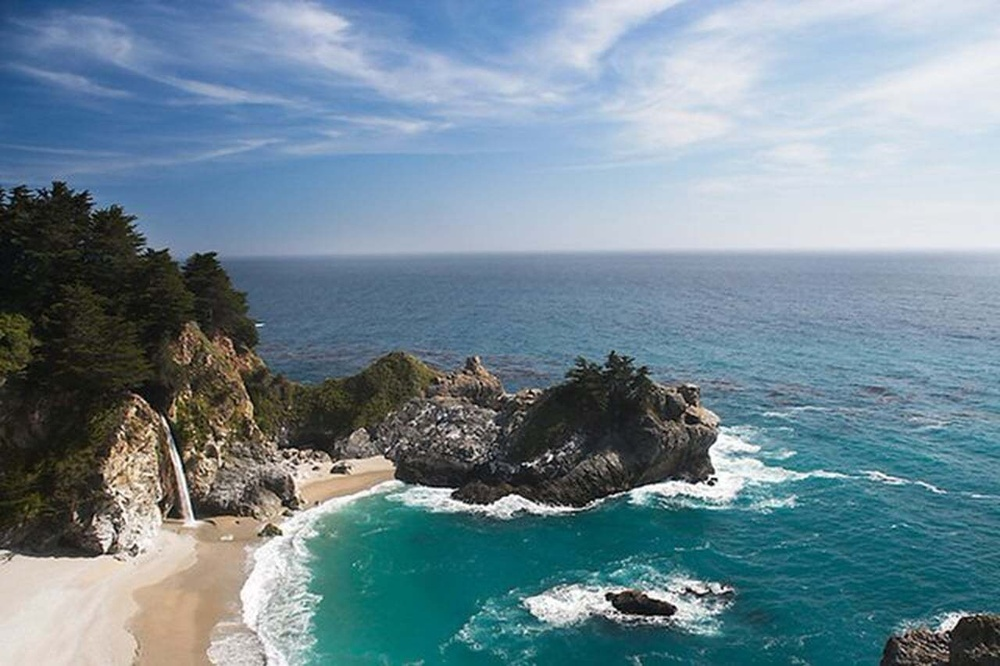
#> input picture lab08/data/sea.jpg, 1000 x 666 px, shrunk from 1280 x 853 before the run
$ python calcEnergy.py
#> lines starting #> are read from the running program, lines starting #| are printed output that depends on the picture
#> further down, I is the input picture: shape (666, 1000, 3); mean B, G, R 148.4, 136.4, 113.2
import cv2
import numpy as np
import matplotlib.pyplot as plt
import os

def calcEnergy(I):
    """
    Sum up the energy for each channel
    """
    I = I.astype(np.float64)
    dx = np.array([[-1, 0, 1],
                   [-1, 0, 1],
                   [-1, 0, 1]], dtype=np.float64)
    dy = dx.T  # vertical gradient filter

    ############### YOUR CODE HERE ###############
    R, G, B = I[:,:,0], I[:,:,1], I[:,:,2]
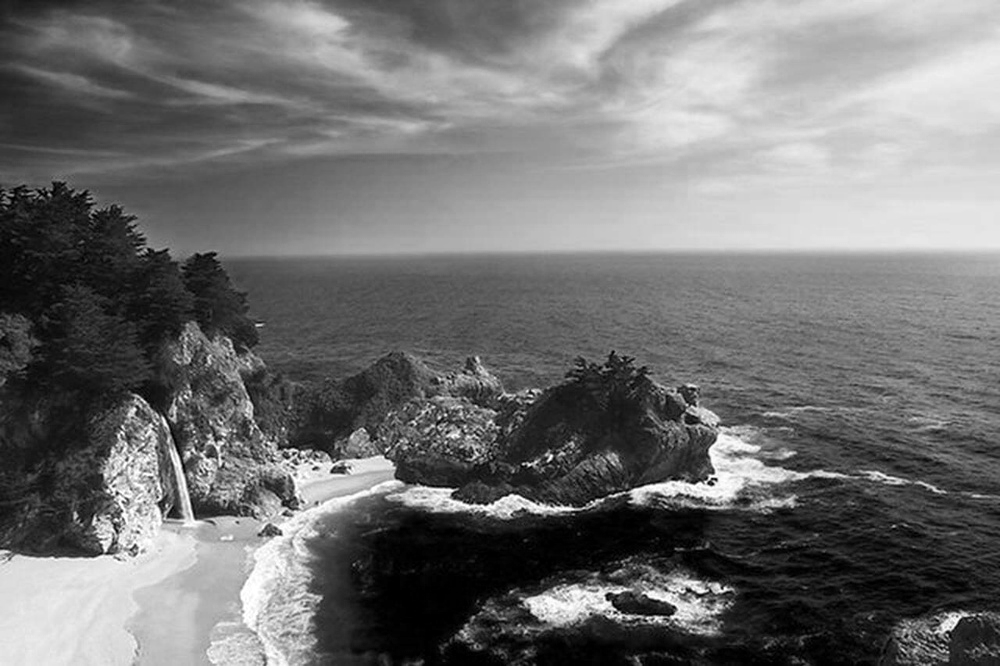
#> R: shape (666, 1000) float64; min 0, max 255, mean 113.2
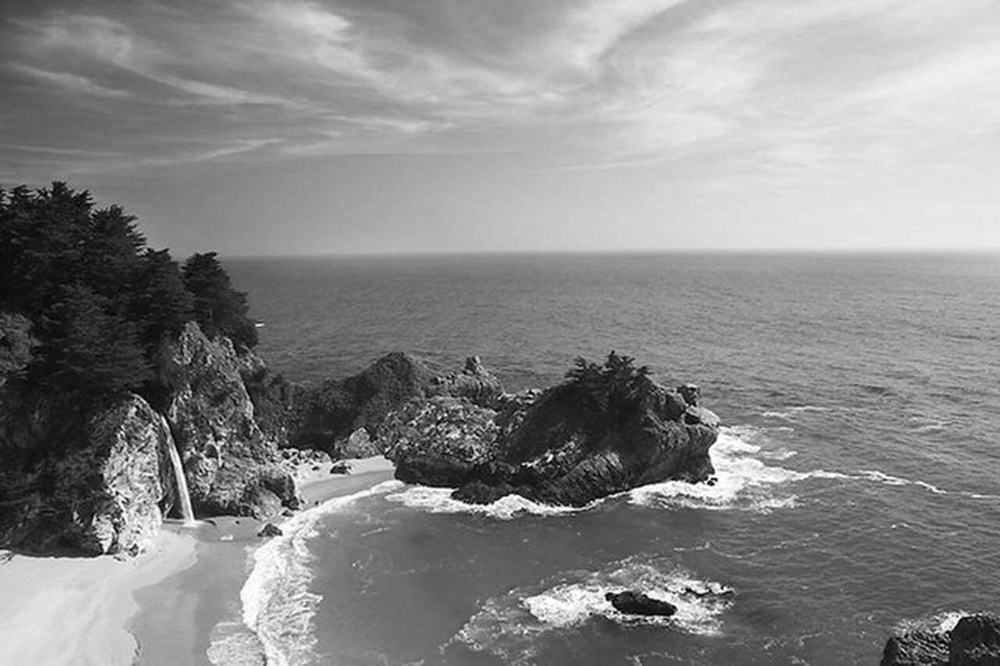
#> G: shape (666, 1000) float64; min 0, max 255, mean 136.4
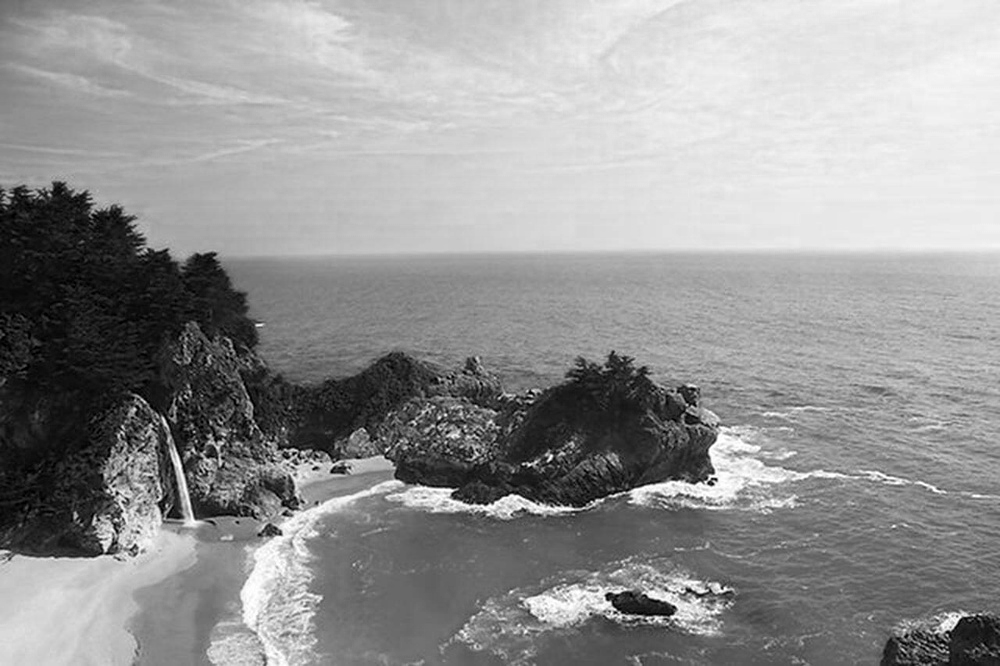
#> B: shape (666, 1000) float64; min 0, max 255, mean 148.4

    dIrx = cv2.filter2D(R, -1, dx, borderType=cv2.BORDER_REFLECT_101)
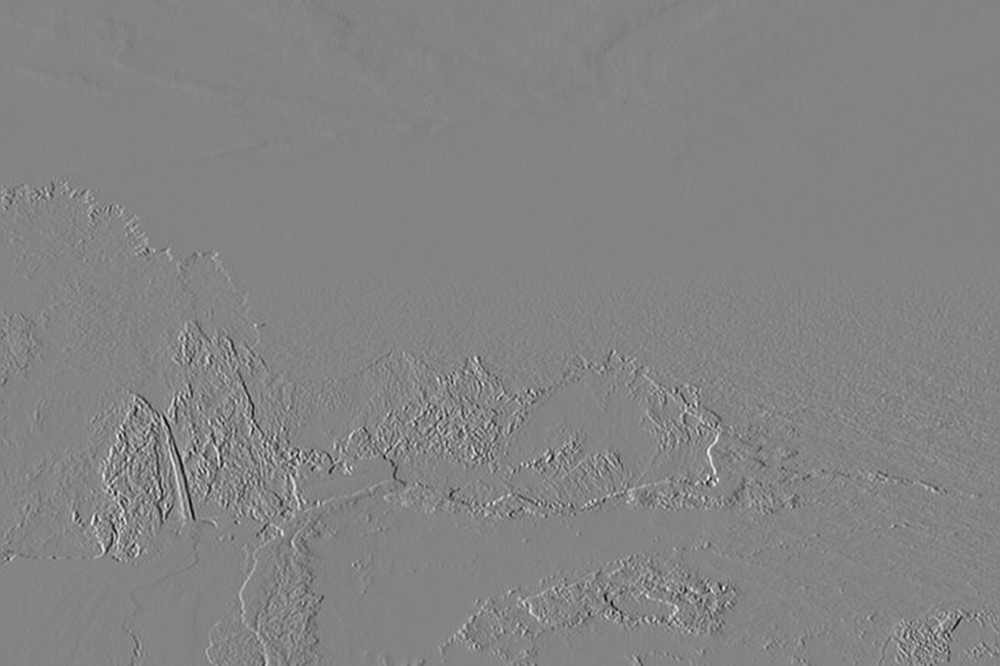
#> dIrx: shape (666, 1000) float64; min -604, max 563, mean 0.4; drawn with min black and max white
    dIry = cv2.filter2D(R, -1, dy, borderType=cv2.BORDER_REFLECT_101)
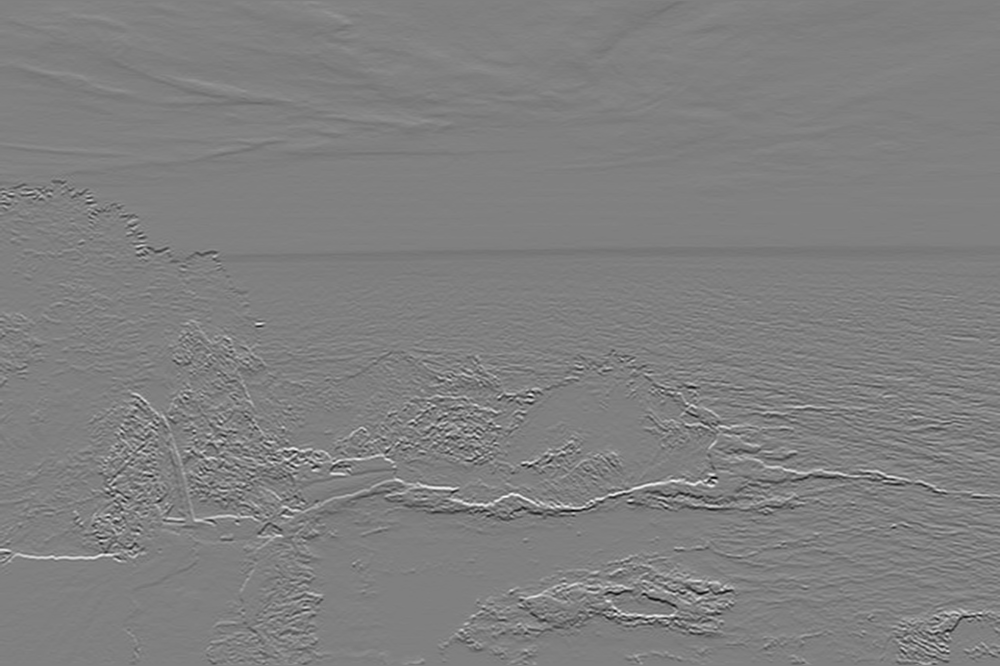
#> dIry: shape (666, 1000) float64; min -639, max 632, mean -0.5; drawn with min black and max white

    dIgx = cv2.filter2D(G, -1, dx, borderType=cv2.BORDER_REFLECT_101)
    dIgy = cv2.filter2D(G, -1, dy, borderType=cv2.BORDER_REFLECT_101)

    dIbx = cv2.filter2D(B, -1, dx, borderType=cv2.BORDER_REFLECT_101)
    dIby = cv2.filter2D(B, -1, dy, borderType=cv2.BORDER_REFLECT_101)

    energy = np.abs(dIrx) + np.abs(dIry) + np.abs(dIgx) + np.abs(dIgy) + np.abs(dIbx) + np.abs(dIby)
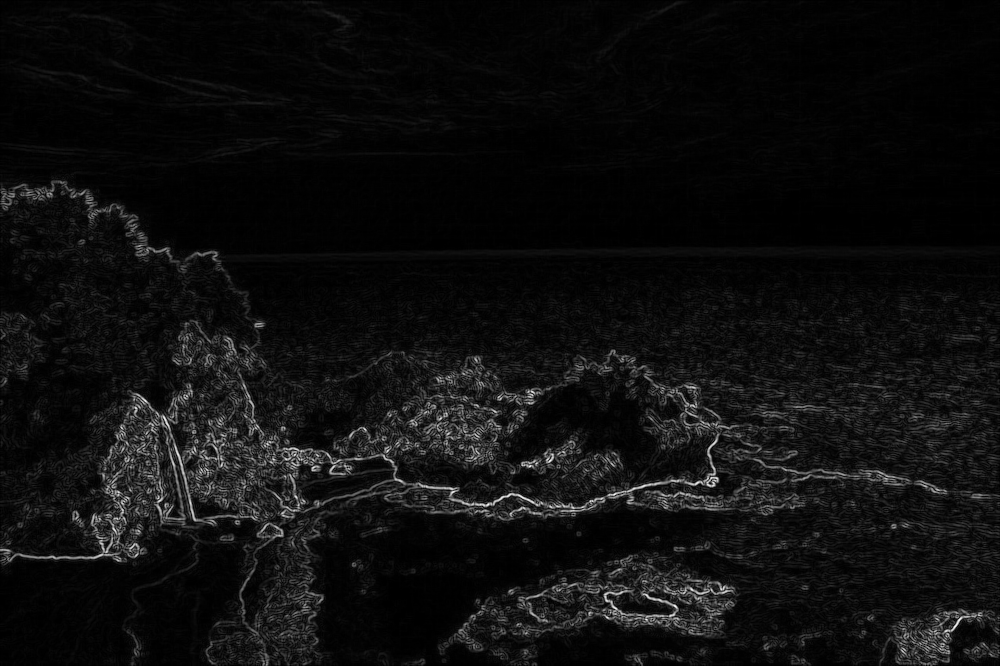
#> energy: shape (666, 1000) float64; min 0, max 2442, mean 142.4; drawn with min black and max white

    ############### YOUR CODE ENDS ###############
    return energy.astype(np.float64)

if __name__ == "__main__":
    base_dir = os.path.dirname(os.path.abspath(__file__))
    data_dir = os.path.join(os.path.dirname(base_dir), "data")
    I = cv2.imread(os.path.join(data_dir, "sea.jpg"))
    I = cv2.cvtColor(I, cv2.COLOR_BGR2RGB)
    energy = calcEnergy(I)
    print(energy.shape)
#| (666, 1000)
    print(energy)
#> (printed output is left out)

    plt.imshow(energy, cmap='viridis')
    plt.colorbar(label='Energy Level')
    plt.axis('off')
    plt.show()
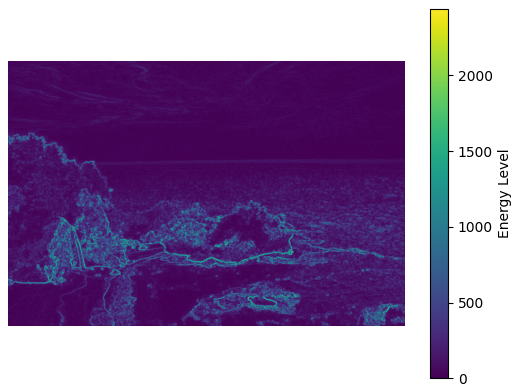
#> figure drawn by matplotlib, 2 panels
